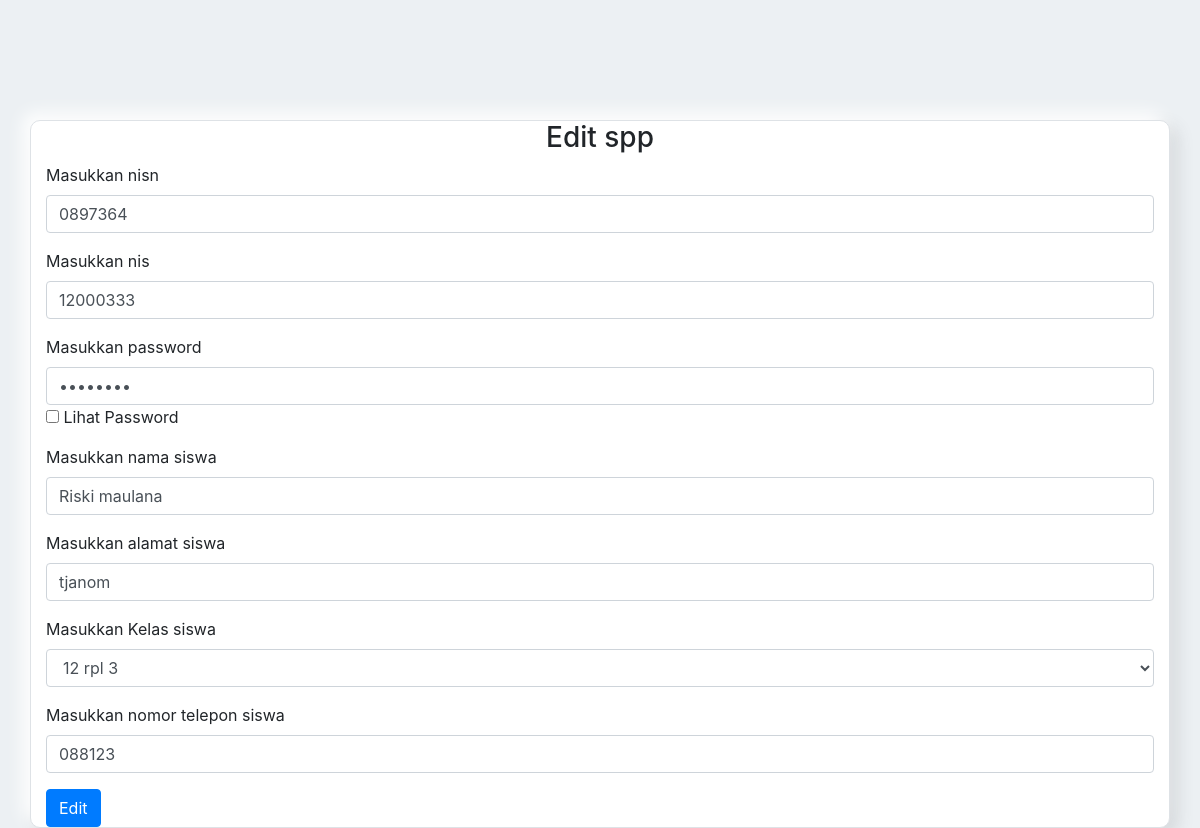
Screenshot of /siswa/edit.php?id=1 with the database file from the repository.
### tables this page shows
CREATE TABLE `siswa` (
  `id_siswa` int(11) NOT NULL,
  `nisn` char(11) NOT NULL,
  `nis` char(8) NOT NULL,
  `password` varchar(20) NOT NULL,
  `nama` varchar(35) NOT NULL,
  `id_kelas` int(11) NOT NULL,
  `alamat` text NOT NULL,
  `no_telp` varchar(20) NOT NULL
);

### siswa/edit.php (the view, shortened to what this page needs)
<!DOCTYPE html>
<html lang="en">
<head>
    <link rel="stylesheet" href="../assets/css/bootstrap.css">
    <link rel="stylesheet" href="../insertedit.css">
</head>
<body>
<?php
                include '../config.php';
                $tangkap_id = $_GET['id'];
                $sql = mysqli_query($db,"SELECT * FROM siswa WHERE  id_siswa='$tangkap_id' ");
                     $ambil = mysqli_fetch_array($sql);
                            $nisn = $ambil['nisn'];
                            $nis = $ambil['nis'];
                            $nama = $ambil['nama'];
                            $alamat = $ambil['alamat'];
                            $no_telp = $ambil['no_telp'];
                            $password = $ambil['password'];
        ?>
    <div class="container border">
        <h3 align="center" >Edit spp</h3 >
        <form method="post" action="Editaction.php">
            <div class="form-group">
                <label for="exampleInputEmail1">Masukkan nisn</label>
                <input value="<?=$nisn; ?>" name="nisn" type="text" class="form-control" id="exampleInputEmail1" aria-describedby="emailHelp">
            </div>
            <div class="form-group">
                <label for="exampleInputEmail1">Masukkan nis</label>
                <input value="<?=$nis; ?>" name="nis" type="text" class="form-control" id="exampleInputEmail1" aria-describedby="emailHelp">
            </div>
            <div class="form-group">
                <label for="exampleInputEmail1">Masukkan password</label>
                <input value="<?=$password ;?>" name="password" type="password" class="form-control" id="mypassword" aria-describedby="emailHelp">
                <input type="checkbox" onclick="myFunction()"> Lihat Password <br>
            </div>
            <div class="form-group">
                <label for="exampleInputEmail1">Masukkan nama siswa</label>
                <input value="<?=$nama; ?>" name="nama" type="text" class="form-control" id="exampleInputEmail1" aria-describedby="emailHelp">
            </div>
            <div class="form-group">
                <label for="exampleInputEmail1">Masukkan alamat siswa</label>
                 <input value="<?=$alamat; ?>" name="alamat" type="text" class="form-control" id="exampleInputEmail1" aria-describedby="emailHelp">
            </div>
            <div class="form-group">
                <label for="exampleInputEmail1">Masukkan Kelas siswa</label>
                        <select class="form-control " id="exampleInputEmail1" aria-describedby="emailHelp" name="kelas" id="">
                            <?php
                            include '../config.php';
                            $sql = mysqli_query($db,"SELECT * FROM kelas");
                            while ($ambil = mysqli_fetch_array($sql)) {
                                echo'<option value="'.$ambil['id_kelas'].'">'
                                .$ambil['nama_kelas'].
                                '</option>';
                            }
                            echo"</select>";
                            ?>
            </div>
            <div class="form-group">
                <label for="exampleInputEmail1">Masukkan nomor telepon siswa</label>
                <input value="<?=$no_telp; ?>" name="no_telp" type="text" class="form-control" id="exampleInputEmail1" aria-describedby="emailHelp">
            </div>
            <button type="submit" name="tambah" class="btn btn-primary">Edit</button>
        </form>
    </div>
</body>
</html>

### insertedit.css (style rules this page uses)
body { background: #ECF0F3; }
.border { border-radius: 10px; box-shadow: -7px -7px 17px #fff, 7px 7px 17px rgba(70,70,70,0.15); border: 1px solid #f7f7f7; }
.container { margin-top: 10%; background-color: white; }

### rows the page displays
siswa: nisn "0897364", nis "12000333", nama "Riski maulana", alamat "tjanom", no_telp "088123"

### other values shown
form field kelas "12 rpl 3"
